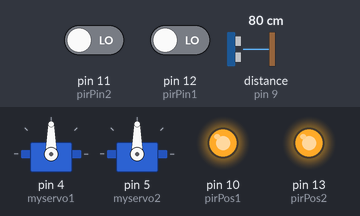
A sketch run on a simulated Arduino Uno, built with avr-gcc and run on an emulated ATmega328P. Shown: 2 × servo, output pins drawn as LEDs (lit = HIGH). Inputs (shaded band) come from the test bench; at power-on: pin 11 (pirPin2) LOW, pin 12 (pirPin1) LOW, distance to the obstacle (sensor on pin 9) 80 cm. The echo pulse lasts 58.3 µs per cm; what the sketch prints to the serial monitor is not drawn.

Above: at 11.2 s.
11.3 s: pin 11 (pirPin2) driven HIGH
At 11.75 s:
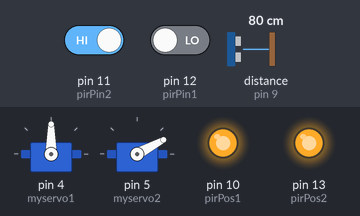
At 20.1 s:
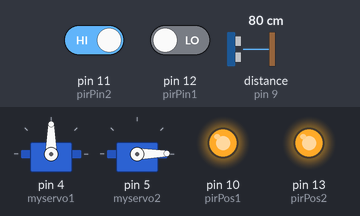
Timing chart, 0 to 20.3 s (numbered marks = the images above; inputs shaded):
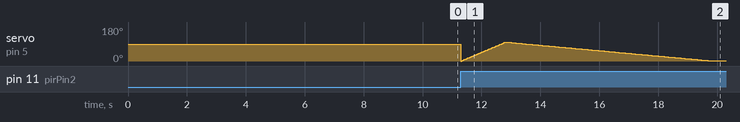

The sketch:

Main_ultra_code.ino
```cpp
#include <NewPing.h>
#include <Servo.h>
#define trig_pin1 6
#define echo_pin1 7
#define trig_pin2 8
#define echo_pin2 9
#define MAX_DISTANCE 100
unsigned int dist1, dist2;

NewPing sonar1(trig_pin1, echo_pin1, MAX_DISTANCE); // Each sensor's trigger pin, echo pin, and max distance to ping.
NewPing sonar2(trig_pin2, echo_pin2, MAX_DISTANCE);

Servo myservo1; //creates a servo object
Servo myservo2; //creates a servo object
                         //a maximum of eight servo objects can be created

int pos = 0;        //variable to store servo position

//amount of time we give the sensor to calibrate(10-60 secs according to the datasheet)

int calibrationTime = 10;

int pirPin1 = 12;             //digital pin1 connected to the PIR's output
int pirPin2 = 11;            //digital pin2 connected to the PIR's output
int pirPos1 = 10;
int pirPos2 = 13;           //connects to the PIR's 5V pin

void setup(){
  myservo1.attach(4);    //attaches servo1 to pin 4
  myservo2.attach(5);   //attaches servo2 to pin 5
  Serial.begin(9600);    //begins serial communication
  pinMode(pirPin1, INPUT);
  pinMode(pirPin2, INPUT);
  pinMode(pirPos1, OUTPUT);
  pinMode(pirPos2, OUTPUT);
  //pinMode(7, INPUT);
  //pinMode(9, INPUT);
  digitalWrite(pirPos1, HIGH);
  digitalWrite(pirPos2, HIGH);

  //give the sensor time to calibrate
  Serial.println("Calibrating sensor \n");
  for(int i = 0; i < calibrationTime; i++){
    Serial.print(calibrationTime - i);
    Serial.print("-");
    delay(1000);
  }
  Serial.println();
  Serial.println("Done! \n");

  //while making this Instructable, I had some issues with the PIR's output
  //going HIGH immediately after calibrating
  //this waits until the PIR's output is low before ending setup
  while (digitalRead(pirPin1)) {
    delay(500);
    Serial.print(".");
  }
  Serial.print("SENSOR1 ACTIVE \n");
  while (digitalRead(pirPin2) == HIGH) {
    delay(500);
    Serial.print(".");
  }
  Serial.print("SENSOR2 ACTIVE \n");
}

void loop(){

  Ultra1:if(digitalRead(pirPin1) == HIGH){  //if the PIR output is HIGH, turn servo


    for(pos = 0; pos < 100; pos += 1)  //goes from 0 to 100 degrees
    {                                                 //in steps of one degree
      myservo1.write(pos);                   //tells servo to go to position in variable "pos"
      delay(15);                                   //waits for the servo to reach the position
    }
    for(pos = 100; pos>=1; pos-=1)    //goes from 100 to 0 degrees
    {
      myservo1.write(pos);                  //to make the servo go faster, decrease the time in delays for
      delay(70);                                  //to make it go slower, increase the number.
    }

    delay(50);
    Serial.println("1=");
    dist1=sonar1.ping_cm();
    Serial.println(dist1);
    delay(500);
  }

  else {
    goto Ultra2;
  }


  Ultra2: if(digitalRead(pirPin2) == HIGH){  //if the PIR output is HIGH, turn servo


    for(pos = 0; pos < 100; pos += 1)  //goes from 0 to 100 degrees
    {                                                 //in steps of one degree
      myservo2.write(pos);                   //tells servo to go to position in variable "pos"
      delay(15);                                   //waits for the servo to reach the position
    }
    for(pos = 100; pos>=1; pos-=1)    //goes from 100 to 0 degrees
    {
      myservo2.write(pos);                  //to make the servo go faster, decrease the time in delays for
      delay(70);                                  //to make it go slower, increase the number.
    }

    delay(50);
    Serial.println("2=");
    dist2=sonar2.ping_cm();
    Serial.println(dist2);
    delay(500);
  }

  else {
    goto Ultra1;
  }
  }
```
